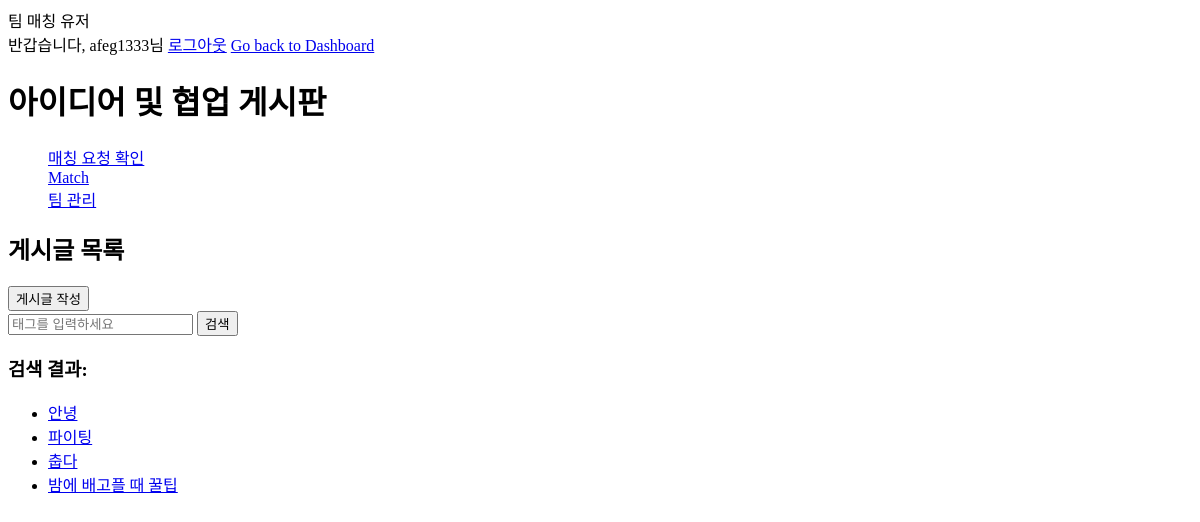
The app's page /dashboard/ (signed in), older data.
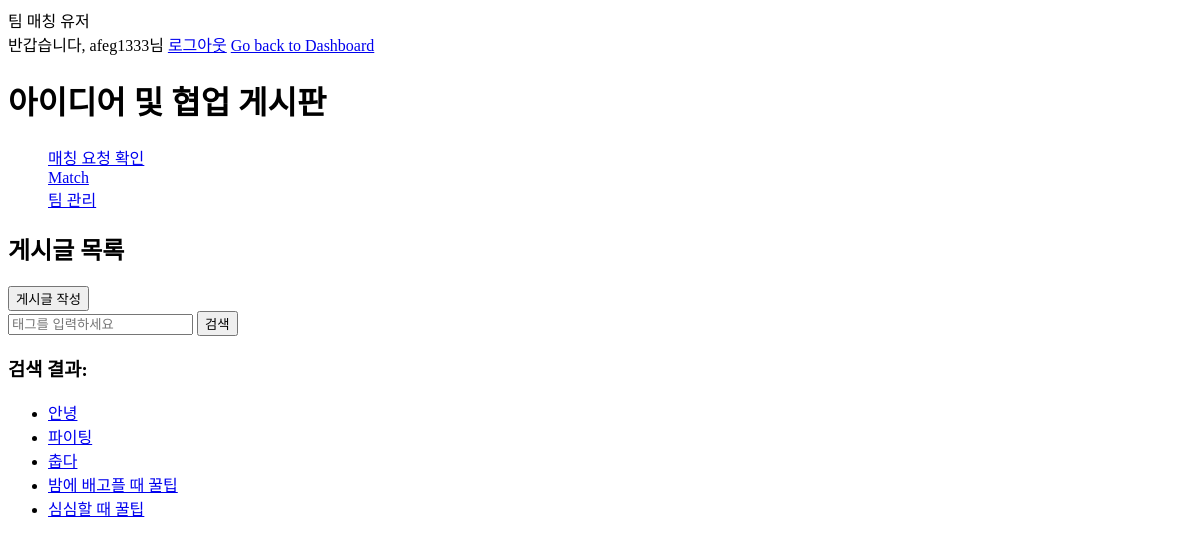
The same page, newer data.
### tables this page shows
CREATE TABLE posts (
            id INTEGER PRIMARY KEY AUTOINCREMENT,
            title TEXT NOT NULL,
            content TEXT NOT NULL,
            tags TEXT,
            created_at TIMESTAMP DEFAULT CURRENT_TIMESTAMP,
            updated_at TIMESTAMP DEFAULT CURRENT_TIMESTAMP
        , username TEXT);

### dashboard.py (the view)
@dashboard_bp.route('/dashboard/')
def dashboard():
    if 'username' not in session:
        return redirect('/account/')
    conn =get_db_connection()
    cursor = conn.cursor()
    cursor.execute("SELECT * FROM user WHERE username = ?", (session['username'],))
    user_data = cursor.fetchone()
    cursor.execute("SELECT * FROM posts")
    posts = cursor.fetchall()
    conn.close()
    return render_template('dashboard.html', user= user_data,username=session['username'], posts = posts)

### dashboard.py (called while the page is built)
def get_db_connection():
    conn = sqlite3.connect('Table1.db')
    conn.row_factory = sqlite3.Row
    return conn

### templates/dashboard.html (shortened to what this page needs)
<!DOCTYPE html>
<html lang="en">
<head>
</head>
<body>
    <header>
        <div>팀 매칭 유저</div>
		<span> 반갑습니다, {{ username }}님</span>
		<a href ="/logout">로그아웃</a>
		<a href="/dashboard/">Go back to Dashboard</a>
        <h1>아이디어 및 협업 게시판</h1>
        <nav>
            <ul>
                <a href="{{ url_for('match.connect', username=username) }}">매칭 요청 확인</a><br>
                <a href="/match/">Match</a><br>
                <a href="/schedule/">팀 관리</a>
            </ul>
        </nav>
    </header>
    <main>
        <section class="posts">
            <h2>게시글 목록</h2>
            <form action="/create_post/" method="GET">
                <button type="submit">게시글 작성</button>
            </form>
            <form action="{{ url_for('dashboard.search_posts') }}" method="GET">
                <input type="text" name="tag" placeholder="태그를 입력하세요">
                <button type="submit">검색</button>
            </form>
            {% if posts %}
                <h3>검색 결과:</h3>
                <ul>
                    {% for post in posts %}
                        <li>
                            <a href="{{ url_for('dashboard.view_post', post_id=post['id']) }}">{{ post['title'] }}</a>
                        </li>
                    {% endfor %}
                </ul>
            {% else %}
                <p>검색 결과가 없습니다.</p>
            {% endif %}
        </section>
    </main>
</body>
</html>

Row changes from the older to the newer data that the page shows:
added posts: title "심심할 때 꿀팁"
